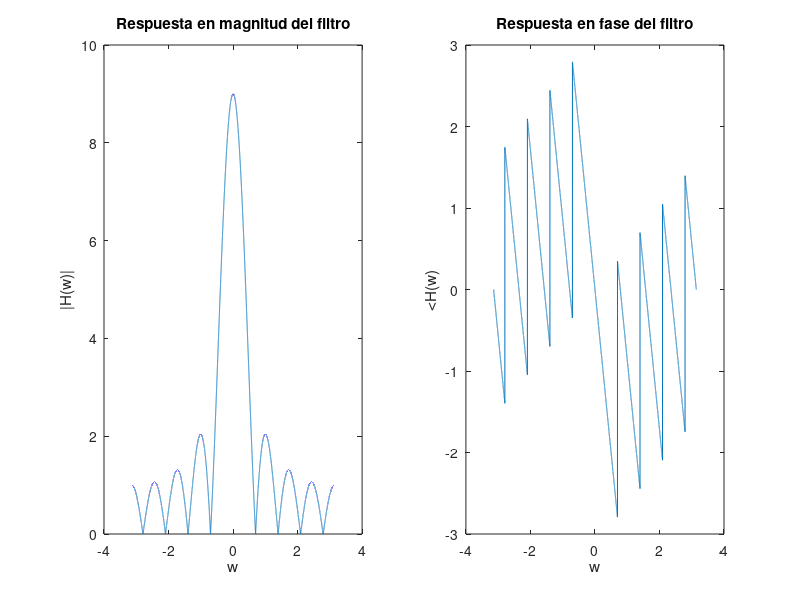

Reproduce this figure in MATLAB.
% Ejercicio 6
% Filtro peine FIR de media movil.

w = -pi:0.0001:pi; % Frecuencia.

% Funcion |H(w)|.
A = sin(4.5*w);
B = sin(0.5*w);
H = abs(A./B);

% Funcion <H(w).
PH = atan(sin(9*w)./(1-cos(9*w))) - atan(sin(w)./(1-cos(w)));

% Graficas de H(w).
figure;
subplot(1,2,1);
plot(w, H);
title('Respuesta en magnitud del filtro')
xlabel('w');
ylabel('|H(w)|');
subplot(1,2,2);
plot(w, PH);
title('Respuesta en fase del filtro')
xlabel('w');
ylabel('<H(w)');